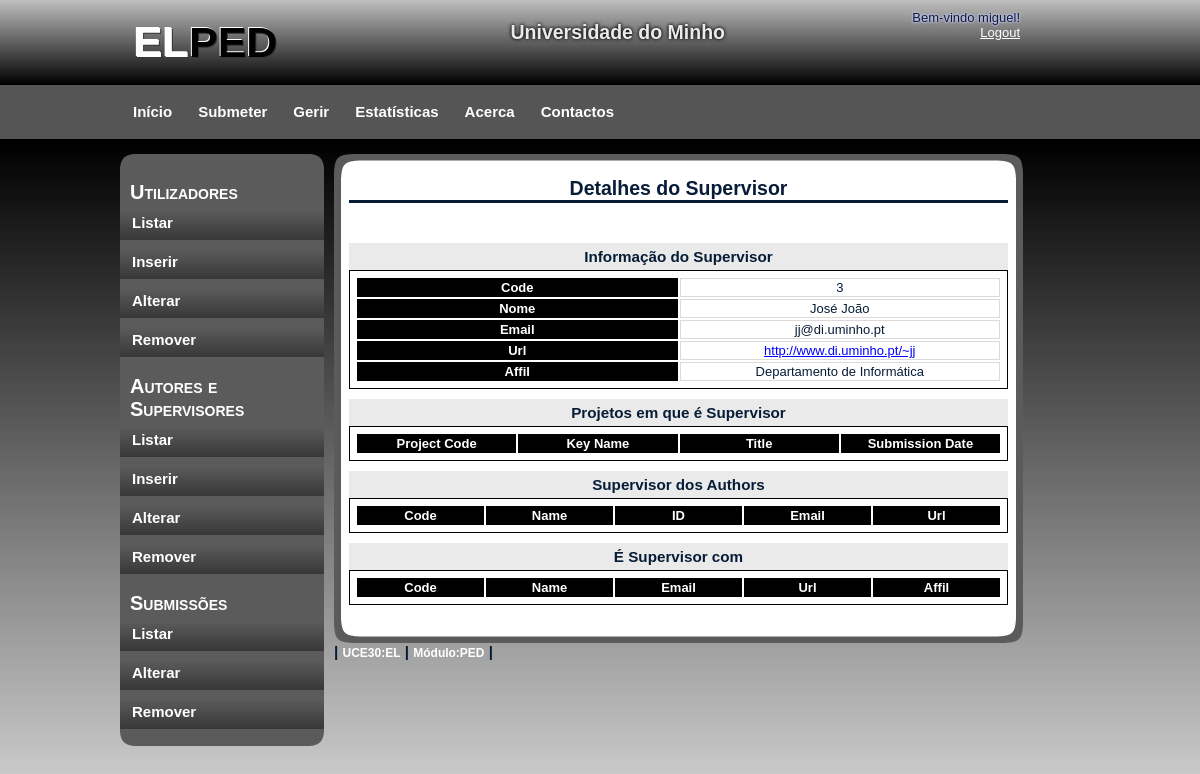
Before: /gerirU/gerirAS_Show_supervisor.php?supcode=3 (signed in) with the older database file.
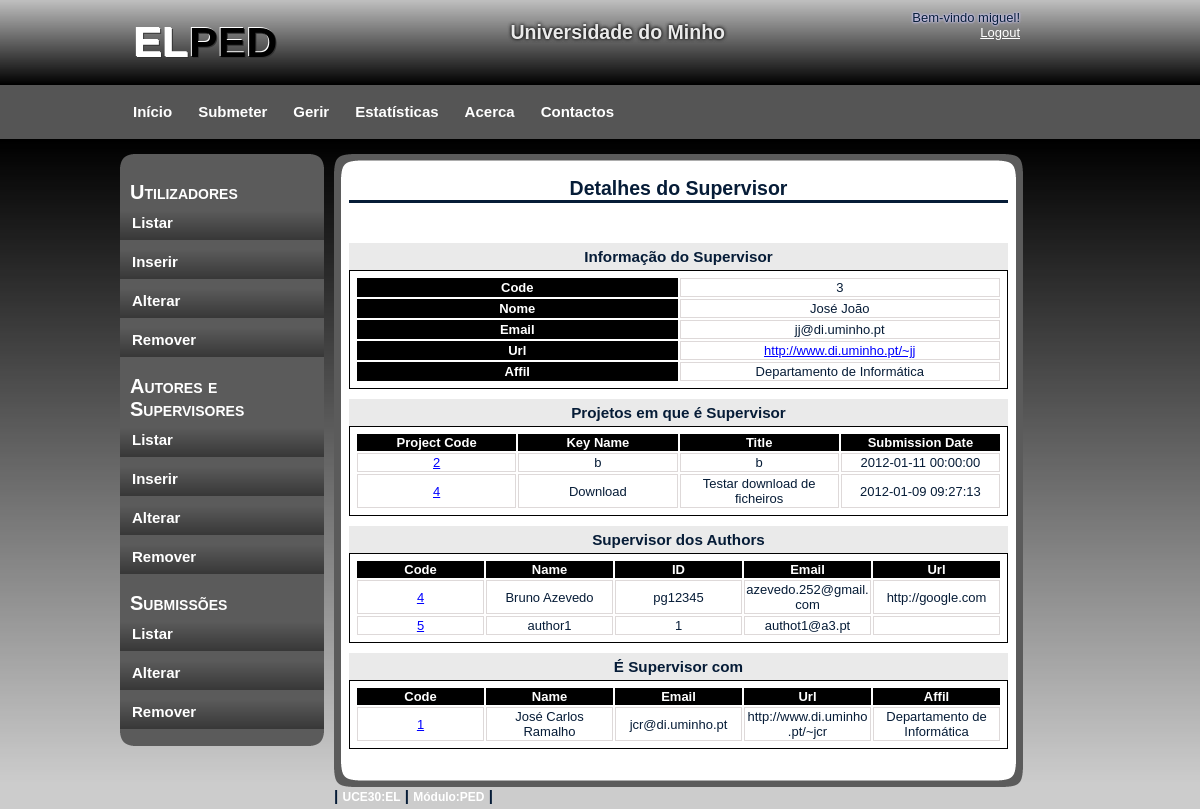
After: the same page with the newer database file.
### tables this page shows
CREATE TABLE IF NOT EXISTS `Supervisor` (
  `supcode` int(11) NOT NULL AUTO_INCREMENT,
  `name` varchar(50) NOT NULL,
  `email` varchar(50) NOT NULL,
  `url` varchar(2002) DEFAULT NULL,
  `affil` varchar(50) DEFAULT NULL,
  PRIMARY KEY (`supcode`)
);

CREATE TABLE IF NOT EXISTS `ProjSup` (
  `projcode` int(11) NOT NULL,
  `supcode` int(11) NOT NULL,
  PRIMARY KEY (`projcode`,`supcode`),
  KEY `supcode` (`supcode`)
);

CREATE TABLE IF NOT EXISTS `Project` (
  `projcode` int(11) NOT NULL AUTO_INCREMENT,
  `keyname` varchar(30) NOT NULL,
  `title` varchar(50) NOT NULL,
  `subtitle` varchar(100) DEFAULT NULL,
  `bdate` date NOT NULL,
  `edate` date NOT NULL,
  `subdate` datetime NOT NULL,
  `abstract` varchar(1502) NOT NULL,
  `coursecode` int(11) NOT NULL,
  PRIMARY KEY (`projcode`),
  KEY `coursecode` (`coursecode`)
);

CREATE TABLE IF NOT EXISTS `Author` (
  `authorcode` int(11) NOT NULL AUTO_INCREMENT,
  `name` varchar(50) NOT NULL,
  `id` varchar(10) NOT NULL,
  `email` varchar(50) NOT NULL,
  `url` varchar(2002) DEFAULT NULL,
  `coursecode` int(11) NOT NULL DEFAULT '0',
  PRIMARY KEY (`authorcode`),
  KEY `coursecode` (`coursecode`)
);

### gerirU/gerirAS_Show_supervisor.php (the view, shortened to what the changed rows need)
<!DOCTYPE html>
<html>
    <head>
        <link rel="stylesheet" type="text/css" href="../css/style.css" />
    </head>
    <body>
        <div id="container">
            <?php
            require_once '../header.php';
            include '../ini.php';
            ?>
            <div id="content">
                <div id="content_main">
                    <h2>Detalhes do Supervisor</h2>
                    <br/>
                    <br/>
                    <div id="containt_main_users">
                        <?php
                        if (!$con) {
                            echo "<h3>Erro ao ligar ao servidor.</h3><br/>" . mysql_error();
                        } else {
                            $supcode = $_GET["supcode"];
                            $sql = "SELECT * FROM Supervisor WHERE supcode='$supcode';";
                            $res = mysql_query($sql, $con);
                            while ($row = mysql_fetch_array($res)) {
                                ?>
                                <div id="details">
                                    <h3>Informação do Supervisor</h3>
                                    <table>
                                        <tr>
                                            <th>Code</th>
                                            <td><?php echo $row['supcode'] ?></td>
                                        </tr>
                                        <tr>
                                            <th>Nome</th>
                                            <td><?php echo $row['name'] ?></td>
                                        </tr>
                                        <tr>
                                            <th>Email</th>
                                            <td><?php echo $row['email'] ?></td>
                                        </tr>
                                        <tr>
                                            <th>Url</th>
                                            <td>
                                                <a href="<?php echo $row['url']; ?>" target="_blank">
                                                    <?php echo $row['url'] ?>
                                                </a>
                                            </td>
                                        </tr>
                                        <tr>
                                            <th>Affil</th>
                                            <td><?php echo $row['affil'] ?></td>
                                        </tr>
                                    </table>
                                    <?php
                                }
                                ?>
                                <h3>Projetos em que é Supervisor</h3>
                                <?php
                                $sql = "SELECT projcode FROM ProjSup WHERE supcode='$supcode'";
                                $res = mysql_query($sql, $con);
                                ?>
                                <table>
                                    <tr>
                                        <th>Project Code</th>
                                        <th>Key Name</th>
                                        <th>Title</th>
                                        <th>Submission Date</th>
                                    </tr>
                                    <?php
                                    while ($row = mysql_fetch_array($res)) {
                                        $projcode = $row['projcode'];
                                        $sql2 = "SELECT projcode, keyname, title, subdate FROM Project WHERE projcode='$projcode'";
                                        $res2 = mysql_query($sql2, $con);
                                        while ($row2 = mysql_fetch_array($res2)) {
                                            echo "<tr>";
                                            echo "<td><a href=\"gerirS_Show.php?projcode=$projcode\"> $projcode</a></td>";
                                            echo "<td>" . $row2['keyname'] . "</td>";
                                            echo "<td>" . $row2['title'] . "</td>";
                                            echo "<td>" . $row2['subdate'] . "</td>";
                                            echo "</tr>";
                                        }
                                    }
                                    ?>
                                </table>
                                <h3>Supervisor dos Authors</h3>
                                <?php
                                $sql = "SELECT * FROM Author WHERE authorcode IN(
                                    SELECT authorcode FROM ProjAut WHERE projcode IN(
                                    SELECT projcode FROM ProjSup WHERE supcode='$supcode'))";
                                $res = mysql_query($sql, $con);
                                ?>
                                <table>
                                    <tr>
                                        <th>Code</th>
                                        <th>Name</th>
                                        <th>ID</th>
                                        <th>Email</th>
                                        <th>Url</th>
                                    </tr>
                                    <?php
                                    while ($row = mysql_fetch_array($res)) {
                                        $id = $row['authorcode'];
                                        echo "<tr>";
                                        echo "<td><a href=\"gerirAS_Show_author.php?authorcode=$id\">" . $id . "</a></td>";
                                        echo "<td>" . $row['name'] . "</td>";
                                        echo "<td>" . $row['id'] . "</td>";
                                        echo "<td>" . $row['email'] . "</td>";
                                        echo "<td>" . $row['url'] . "</td>";
                                        echo "</tr>";
                                    }
                                    ?>
                                </table>
                                <h3>É Supervisor com</h3>
                                <?php
                                $sql = "SELECT * FROM Supervisor WHERE supcode IN(
                                    SELECT supcode FROM ProjSup WHERE projcode IN(
                                    SELECT projcode FROM ProjSup WHERE supcode='$supcode')
                                    AND supcode !='$supcode')";
                                $res = mysql_query($sql, $con);
                                ?>
                                <table>
                                    <tr>
                                        <th>Code</th>
                                        <th>Name</th>
                                        <th>Email</th>
                                        <th>Url</th>
                                        <th>Affil</th>
                                    </tr>
                                    <?php
                                    while ($row = mysql_fetch_array($res)) {
                                        $id = $row['supcode'];
                                        echo "<tr>";
                                        echo "<td><a href=\"gerirAS_Show_supervisor.php?supcode=$id\">" . $id . "</a></td>";
                                        echo "<td>" . $row['name'] . "</td>";
                                        echo "<td>" . $row['email'] . "</td>";
                                        echo "<td>" . $row['url'] . "</td>";
                                        echo "<td>" . $row['affil'] . "</td>";
                                        echo "</tr>";
                                    }
                                    ?>
                                </table>
                                <?php
                            }
                            ?>
                        </div>
                    </div>
                    <br/>
                </div>
            </div>
        </div>
    </body>
</html>

Changed rows visible on the page:
added projsup: projcode "2"
added project: keyname "b", title "b", subdate "2012-01-11 00:00:00"
added projsup: projcode "4"
added project: keyname "Download", title "Testar download de ficheiros", subdate "2012-01-09 09:27:13"
now on this page (row edited): author: authorcode "4", name "Bruno Azevedo", id "pg12345", email "azevedo.252@gmail.com", url "http://google.com"
now on this page (row edited): author: authorcode "5", name "author1", id "1", email "authot1@a3.pt"
now on this page (row unchanged): supervisor: supcode "1", name "José Carlos Ramalho", email "jcr@di.uminho.pt", url "http://www.di.uminho.pt/~jcr", affil "Departamento de Informática", shown under "É Supervisor com"
